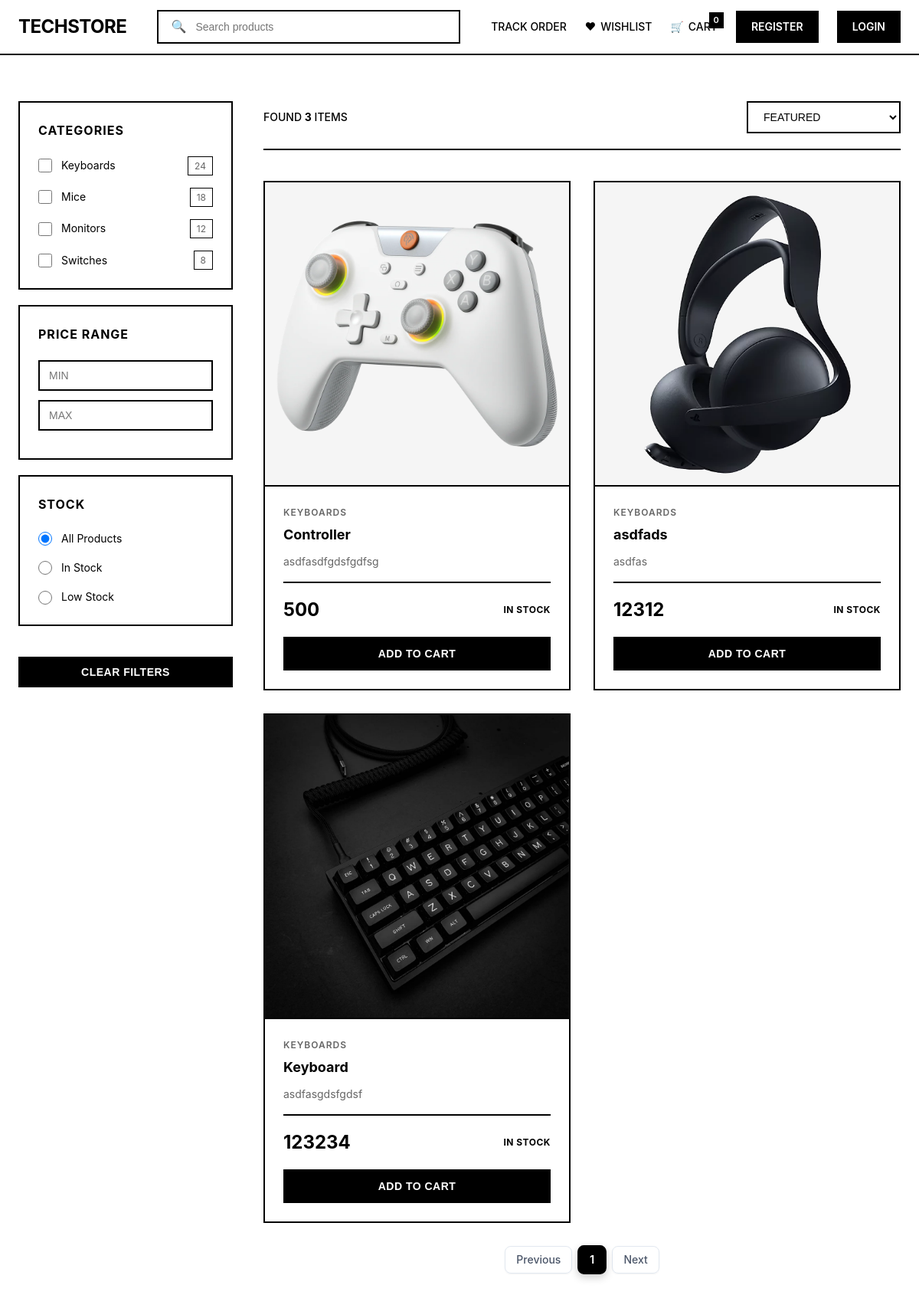
Screenshot of /products/ with the database file from the repository.
### products/models.py (models this page shows, shortened)
class Product(models.Model):
    title = models.CharField(max_length=100)
    base_price = models.IntegerField(editable=False,default=0)
    description = models.TextField()
    base_image = models.ImageField(upload_to='images/products',editable=False,null=True,blank=True)
    in_stock = models.BooleanField(default=True,editable=False)

### products/views.py (the view)
# urls.py: path('',view=list_products,name='list_products'),
def list_products(request:HttpRequest):
    products = Product.objects.order_by('-id').all()
    pagination = Paginator(products,10)
    current_page = request.GET.get('page',1)
    try:
        current_page =  int(current_page)
    except ValueError:
        current_page = 1
    page_obj = pagination.get_page(current_page)
    current = page_obj.number
    return render(request,'products/products.html',{
        'products':page_obj,
        'paginator':pagination,
        "left_range": current - 3,
        "right_range": current + 3,
    })

### products/templates/products/products.html (shortened to what this page needs)
{% extends 'base.html' %}
{% load static %}
{%block css%}
<link rel="stylesheet" href="{%static 'products/css/products.css'%}">
<link rel="stylesheet" href="{%static 'css/pagination.css'%}">
{%endblock%}
{%block content%}
<div class="main-content">
    <aside class="filters-sidebar">
        <div class="filter-section">
            <h3 class="filter-title">Categories</h3>
            <div class="filter-options">
                <div class="filter-option">
                    <input type="checkbox" id="cat-keyboards" value="keyboards">
                    <label for="cat-keyboards">Keyboards</label>
                    <span class="filter-count">24</span>
                </div>
                <div class="filter-option">
                    <input type="checkbox" id="cat-mice" value="mice">
                    <label for="cat-mice">Mice</label>
                    <span class="filter-count">18</span>
                </div>
                <div class="filter-option">
                    <input type="checkbox" id="cat-monitors" value="monitors">
                    <label for="cat-monitors">Monitors</label>
                    <span class="filter-count">12</span>
                </div>
                <div class="filter-option">
                    <input type="checkbox" id="cat-switches" value="switches">
                    <label for="cat-switches">Switches</label>
                    <span class="filter-count">8</span>
                </div>
            </div>
        </div>
        <div class="filter-section">
            <h3 class="filter-title">Price Range</h3>
            <div class="price-range">
                <div class="price-inputs">
                    <input type="number" class="price-input" placeholder="MIN">
                    <input type="number" class="price-input" placeholder="MAX">
                </div>
            </div>
        </div>
        <div class="filter-section">
            <h3 class="filter-title">Stock</h3>
            <div class="filter-options">
                <div class="filter-option">
                    <input type="radio" name="stock" id="stock-all" value="all" checked>
                    <label for="stock-all">All Products</label>
                </div>
                <div class="filter-option">
                    <input type="radio" name="stock" id="stock-in" value="in-stock">
                    <label for="stock-in">In Stock</label>
                </div>
                <div class="filter-option">
                    <input type="radio" name="stock" id="stock-low" value="low-stock">
                    <label for="stock-low">Low Stock</label>
                </div>
            </div>
        </div>
        <button class="clear-filters">Clear Filters</button>
    </aside>
    <div class="products-area">
        <div class="products-header">
            <div class="products-count">
                FOUND <strong>{{paginator.count}}</strong> ITEMS
            </div>
            <div class="view-sort-controls">
                <select class="sort-select">
                    <option value="featured">FEATURED</option>
                </select>
            </div>
        </div>
        <div class="products-grid">
            {%for product in products%}
            <a id="product-id-{{product.id}}" href="{%url 'products:product_view' pk=product.id%}" class="product-card">
                <div class="product-image-wrapper">
                    <img class="product-image" src="{%if product.base_image%} {{product.base_image.url}} {%endif%}" alt="">
                </div>
                <div class="product-info">
                    <div class="product-category">KEYBOARDS</div>
                    <h3 class="product-title">{{product.title}}</h3>
                    <p class="product-description">{{product.description}}</p>
                    <div class="product-footer">
                        <div class="product-price">
                            <span class="price-current">{{product.base_price}}</span>
                        </div>
                        <span class="stock-status in-stock">{%if product.in_stock%} IN STOCK {%else%} OUT OF STOCK {%endif%}</span>
                    </div>
                    <button class="add-to-cart-btn">ADD TO CART</button>
                </div>
            </a>
            {%endfor%}
        </div>
       <div class="pagination">
            {%if products.has_previous%}
            <a class="pagination-button pagination-nav" href="{{request.path}}?page={{products.previous_page_number}}">
                Previous
            </a>
            {%else%}
            <span class="pagination-button disabled"> Previous </span>
            {%endif%}
            {%for page_num in products.paginator.page_range%}
                {%if page_num == products.number%}
                <span class="pagination-button active">{{page_num}}</span>
                {%elif page_num > left_range and page_num < right_range or page_num == 1 or page_num == products.paginator.num_pages%}
                <a class="pagination-button" href="{{request.path}}?page={{page_num}}">{{page_num}}</a>
                {%elif page_num == left_range or page_num == right_range%}
                <span class="pagination-dots">...</span>
                {%endif%}
            {%endfor%}
            {%if products.has_next%}
            <a class="pagination-button pagination-nav" href="{{request.path}}?page={{products.next_page_number}}">Next</a>
            {%else%}
            <span class="pagination-button disabled" >Next</span>
            {%endif%}
        </div>
        </div>
    </div>
{%endblock%}

### templates/base.html (shortened to what this page needs)
{%load static%}
<!DOCTYPE html>
<html lang="en">
<head>
    <link rel="stylesheet" href="{%static 'css/base.css'%}">
    {%block css%} {%endblock%}
</head>
</head>
<body>
    <nav class="navbar">
        <div class="nav-container">
            <div class="logo"><a class="a-link" style="color: black;" href="{%url 'home_page_redirect' %}">TECHSTORE</a></div>
            <div class="nav-search">
                <span class="nav-search-icon">🔍</span>
                <input type="text" id="navSearch" placeholder="Search products">
            </div>
            <div class="nav-actions">
                <a class="nav-link" href="{%url 'tracking_view' %}">
                    TRACK ORDER
                </a>
                <a href="#" class="nav-link">
                    <span>❤</span> WISHLIST
                </a>
                <a href="{%url 'users:cart_view' %}" class="nav-link cart-icon">
                    <span>🛒</span> CART
                    <span class="cart-badge">{{request.session.cart_item_count}}</span>
                </a>
                {%if request.user.is_authenticated%}
                    {%if request.user.is_superuser%}
                        <a class="admin-btn a-link" href="{%url 'admin:index'%}"> ADMIN</a>
                    {%else%}
                        <button class="admin-btn" id="adminToggle">{{request.user.username}}</button>
                    {%endif%}
                        <a class="admin-btn a-link" href="{%url 'users:logout'%}">LOGOUT</a>
                {%else%}
                    <a class="admin-btn a-link" href="{%url 'users:register'%}">REGISTER</a>
                    <a class="admin-btn a-link" href="{%url 'users:login' %}">LOGIN</a>
                {%endif%}
            </div>
        </div>
    </nav>
    {%block content%}
    {%endblock%}
</body>
</html>

### static/css/base.css (style rules this page uses)
* { margin: 0; padding: 0; box-sizing: border-box; }
body { font-family: -apple-system, BlinkMacSystemFont, 'Segoe UI', Roboto, sans-serif; background: #ffffff; color: #000000; line-height: 1.6; }
.navbar { background: #ffffff; border-bottom: 2px solid #000000; position: sticky; top: 0; z-index: 100; }
.nav-container { max-width: 1400px; margin: 0 auto; padding: 0 24px; display: flex; justify-content: space-between; align-items: center; height: 70px; }
.logo { font-size: 24px; font-weight: 700; color: #000000; letter-spacing: -0.5px; }
.nav-search { flex: 1; max-width: 500px; margin: 0 40px; position: relative; }
.nav-search input { width: 100%; padding: 12px 20px 12px 48px; border: 2px solid #000000; border-radius: 0; font-size: 14px; background: #ffffff; }
.nav-search-icon { position: absolute; left: 18px; top: 50%; transform: translateY(-50%); color: #000000; font-size: 16px; }
.nav-actions { display: flex; gap: 24px; align-items: center; }
.nav-link { color: #000000; text-decoration: none; font-size: 14px; font-weight: 500; display: flex; align-items: center; gap: 6px; }
.cart-icon { position: relative; }
.cart-badge { position: absolute; top: -8px; right: -8px; background: #000000; color: white; border-radius: 0; padding: 2px 6px; font-size: 11px; font-weight: 600; }
.admin-btn { background: #000000; color: white; padding: 10px 20px; border-radius: 0; border: none; font-weight: 600; font-size: 14px; cursor: pointer; }
.a-link { text-decoration: none; }

### static/css/pagination.css (style rules this page uses)
.pagination { margin: 30px; display: flex; gap: 8px; align-items: center; justify-content: center; font-family: -apple-system, BlinkMacSystemFont, 'Segoe UI', Roboto, sans-serif; }
.pagination .disabled { cursor: initial; }
.pagination-button { background: transparent; color: #4a5568; padding: 8px 14px; border-radius: 8px; border: 1px solid #e2e8f0; font-weight: 500; font-size: 14px; cursor: pointer; transition: all 0.2s cubic-bezier(0.4, 0, 0.2, 1); min-width: 36px; height: 36px; display: flex; align-items: center; justify-content: center; line-height: 1; box-shadow: 0 1px 2px rgba(0, 0, 0, 0.05); }
.pagination-button.active { background: #000000; color: white; border-color: #000000; font-weight: 600; box-shadow: 0 4px 10px rgba(0, 0, 0, 0.2); transform: scale(1.05); }

### rows the page displays
Product: base_image (picture), title "Controller", description "asdfasdfgdsfgdfsg", base_price "500", in_stock "IN STOCK"
Product: base_image (picture), title "asdfads", description "asdfas", base_price "12312", in_stock "IN STOCK"
Product: base_image (picture), title "Keyboard", description "asdfasgdsfgdsf", base_price "123234", in_stock "IN STOCK"

### other values shown
{{ request.session.cart_item_count }} "0"
{{ paginator.count }} "3"
{{ page_num }} "1"
